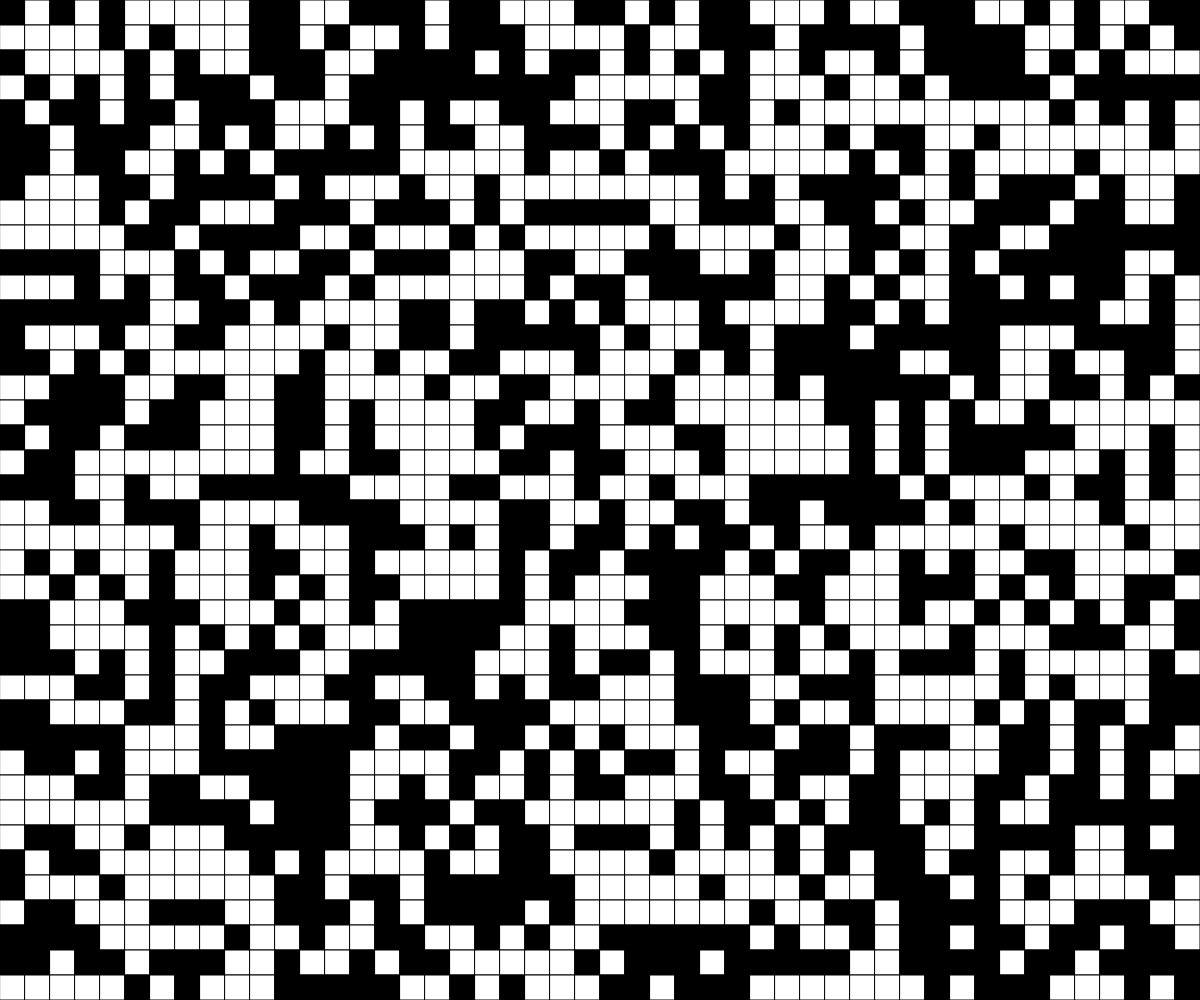
Frame 1 (no input)
Frame 60 (no input): identical to frame 1, image omitted
Frame 120 (the mouse pressed at the canvas centre since frame 60): identical to frame 1, image omitted

The p5.js sketch that drew this single still picture (run headless with seeded random() and noise() and a simulated clock; from frame 60 on, the mouse is pressed at the canvas centre):

// p5.js sketch
// ── sketch.js
// rectangle grid
// 2d array demo

const CELL_SIZE = 25;
let grid;
let rows;
let cols;

function setup() {
  createCanvas(windowWidth, windowHeight);
  cols = Math.floor(width/CELL_SIZE);
  rows = Math.floor(height/CELL_SIZE);
  grid = genGrid(cols,rows);
}

function draw() {
  background(220);
  dispGrid();
}

function dispGrid(){
  for (y = 0; y<rows; y++){
    for (x=0; x<cols; x++){
      if(grid[y][x]){
        fill("black");
      }
      else {
        fill("white");
      }
      square(x*CELL_SIZE,y*CELL_SIZE,CELL_SIZE);
    }
  }
}

function genGrid(cols,rows){
  let grid2 = [];
  for (let y = 0; y<=rows; y++){
    grid2.push([]);
    for (let x = 0; x<=cols; x++){
      grid2[y][x] = Math.round(random());
    }
  }
  return grid2;
}
